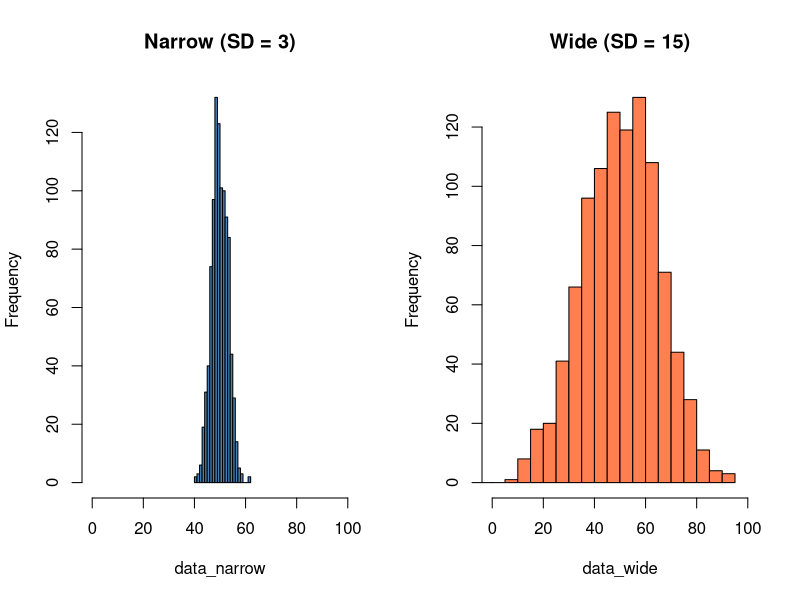

Reproduce this figure in R.
## ---- chunk 1
# 1. Generate two datasets with the same mean but different standard deviations
data_narrow <- rnorm(1000, mean = 50, sd = 3)
data_wide <- rnorm(1000, mean = 50, sd = 15)

# 2. Plot them side-by-side (sets up a 1 row, 2 column layout)
par(mfrow = c(1, 2))

# 3. Plot both using the SAME xlim (e.g., 0 to 100)
hist(
  data_narrow, 
  xlim = c(0, 100),            # Locks the axis
  breaks = 20,
  col = "steelblue", 
  main = "Narrow (SD = 3)"
)

hist(
  data_wide, 
  xlim = c(0, 100),            # Locks the axis to match
  breaks = 20,
  col = "coral", 
  main = "Wide (SD = 15)"
)

# Reset the plot layout back to normal when done
par(mfrow = c(1, 1))
